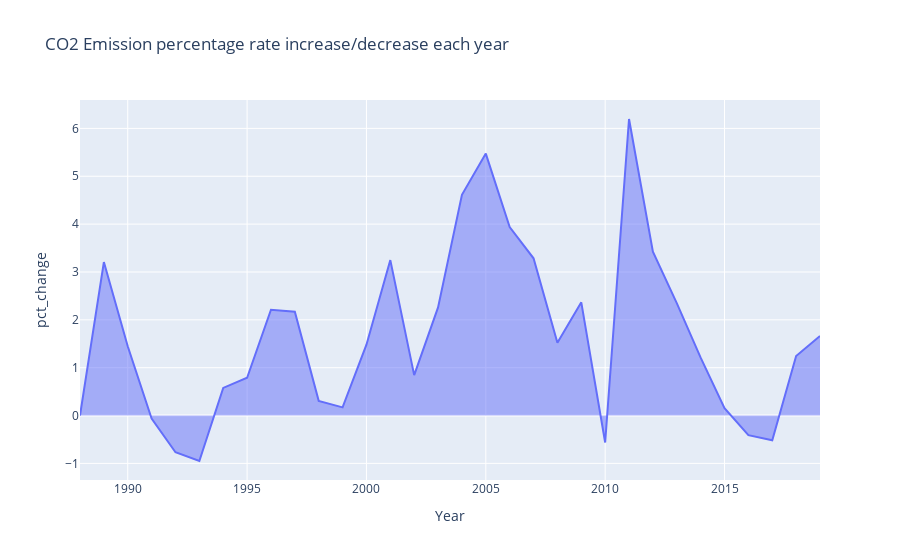

Notebook code cell kept with this figure:
### Markdown cell above
**CO2 Emission percentage rate increase/decrease**

### Code cell
# Specifying all countries == world, and e_type == all
cd0 = df[df['Country']=='World'][df['e_type']=='all'][['Year', 'CO2_emission']].reset_index(drop=True)

# For yearlly percentage change
temp_cd0 = cd0
temp_cd0['pct_change'] = temp_cd0['CO2_emission'].pct_change() * 100

# For overall percentage change
temp_cd02 = cd0

keep = [1988, 2019]
for year in temp_cd02['Year'].unique():
    if year not in keep:
        temp_cd02 = temp_cd02[temp_cd02['Year']!=year]
        
temp_cd02['pct_change'] = temp_cd02['CO2_emission'].pct_change() * 100

# Plotting figure
fig = px.area(temp_cd0, x='Year', y='pct_change', title='CO2 Emission percentage rate increase/decrease each year')
fig.show()

print(f'The average yearly percentage change is {round(temp_cd0["pct_change"].mean(), 2)}%,\n and the overall percentage change from 1988 to 2019 is {round(temp_cd02["pct_change"].sum(), 2)}%')

### Figure 1 — Plotly figure (JSON) as saved in the notebook; plotly's stock layout.template omitted (floating-point values rounded to 4 significant figures)
{"data": [{"fillpattern": {"shape": ""}, "hovertemplate": "Year=%{x}<br>pct_change=%{y}<extra></extra>", "legendgroup": "", "line": {"color": "#636efa"}, "marker": {"symbol": "circle"}, "mode": "lines", "name": "", "orientation": "v", "showlegend": false, "stackgroup": "1", "type": "scatter", "x": [1988, 1989, 1990, 1991, 1992, 1993, 1994, 1995, 1996, 1997, 1998, 1999, 2000, 2001, 2002, 2003, 2004, 2005, 2006, 2007, 2008, 2009, 2010, 2011, 2012, 2013, 2014, 2015, 2016, 2017, 2018, 2019], "xaxis": "x", "y": [null, 3.207, 1.447, -0.06241, -0.7674, -0.9499, 0.5779, 0.7901, 2.211, 2.17, 0.3068, 0.1701, 1.48, 3.248, 0.8452, 2.26, 4.612, 5.474, 3.939, 3.286, 1.523, 2.366, -0.5638, 6.196, 3.426, 2.349, 1.21, 0.156, -0.4088, -0.5157, 1.245, 1.663], "yaxis": "y"}], "layout": {"legend": {"tracegroupgap": 0}, "title": {"text": "CO2 Emission percentage rate increase/decrease each year"}, "xaxis": {"anchor": "y", "domain": [0, 1], "title": {"text": "Year"}}, "yaxis": {"anchor": "x", "domain": [0, 1], "title": {"text": "pct_change"}}}}
